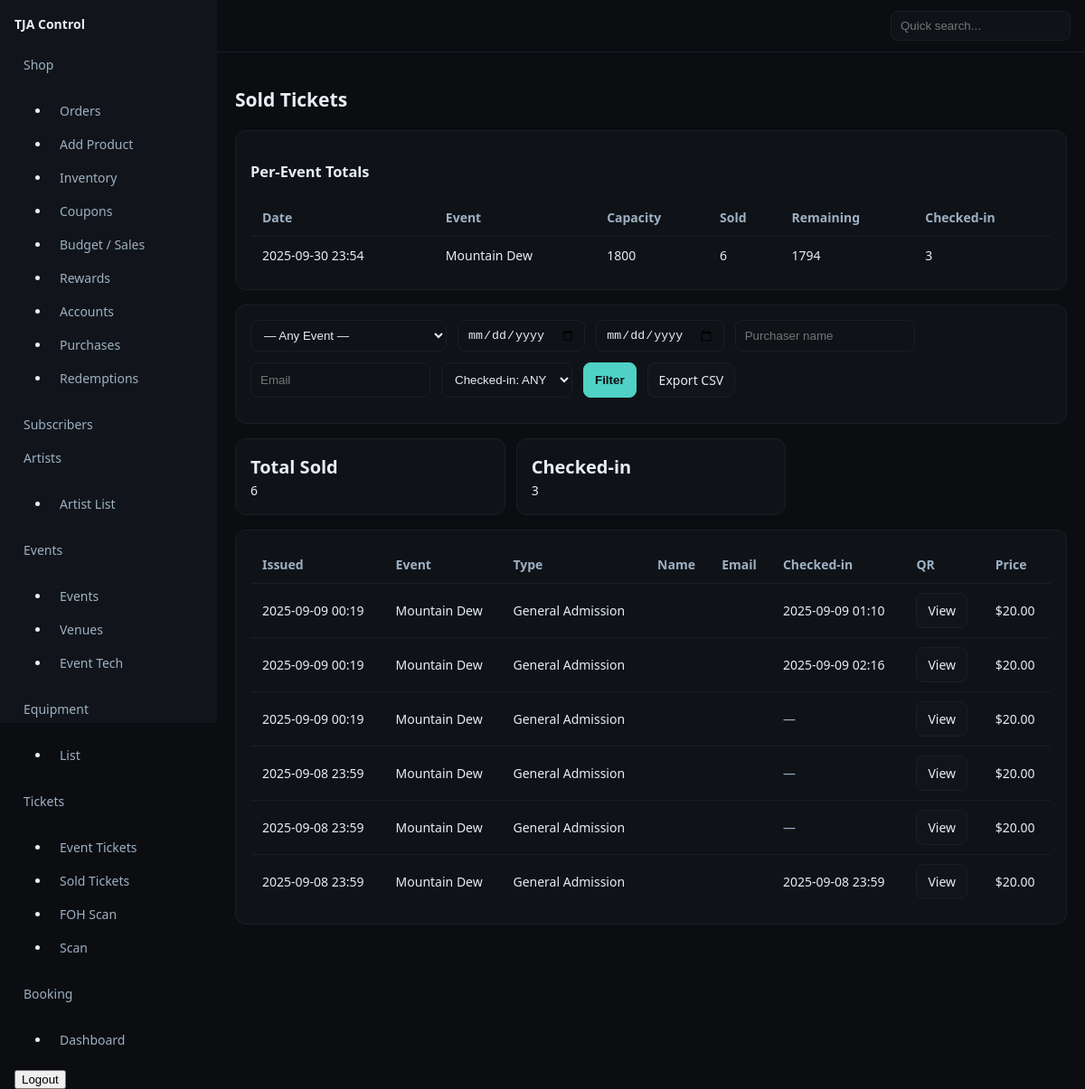
The page /control/tickets/sales/ (signed in) on the database as committed earlier.
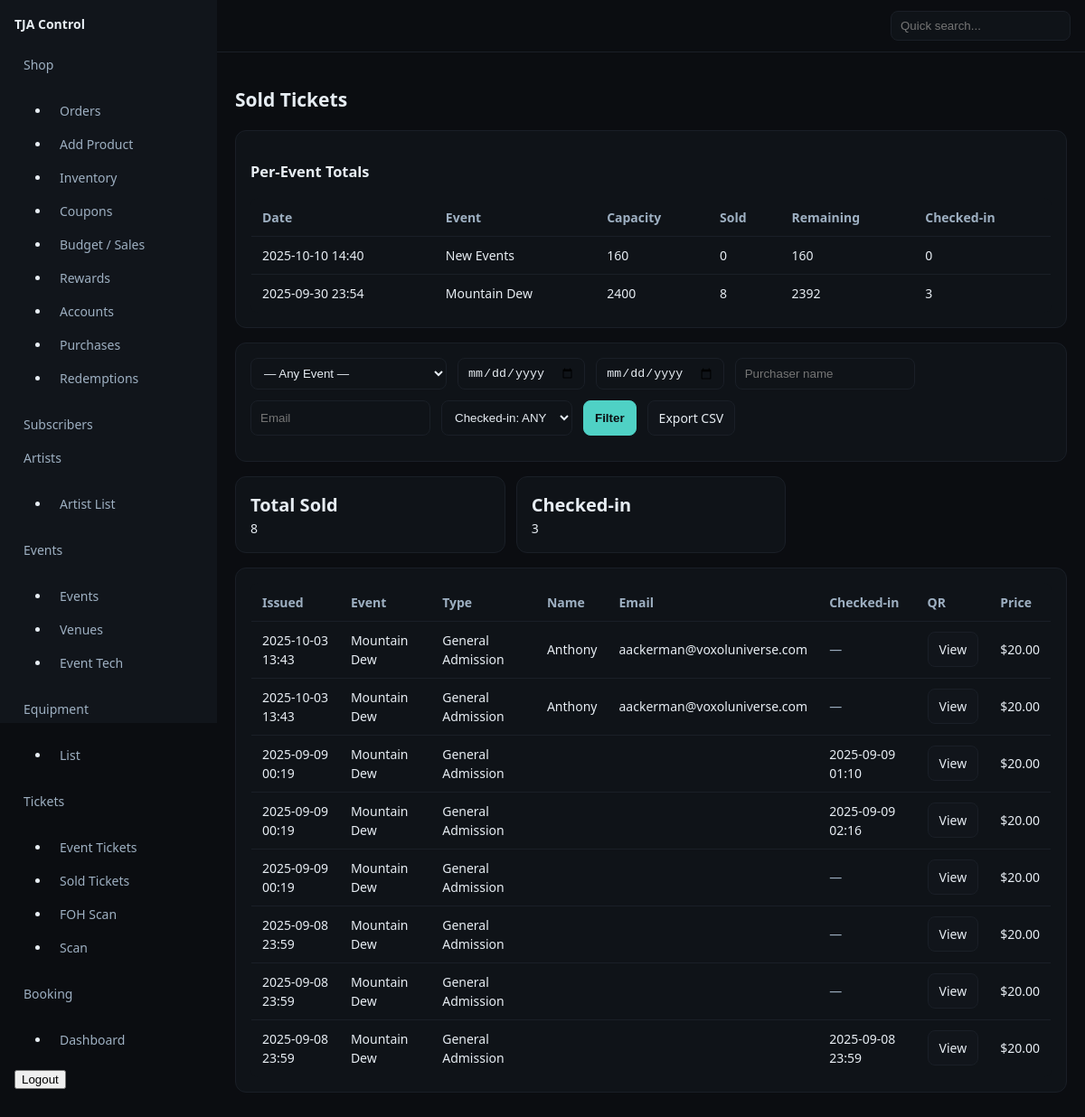
The same page on the database as committed later.
### events/models.py (models this page shows, shortened)
class Event(models.Model):
    name = models.CharField(max_length=200, blank=True)
    is_tour_stop = models.BooleanField(default=False)
    start = models.DateTimeField()
    end = models.DateTimeField(null=True, blank=True)
    venue = models.ForeignKey(Venue, null=True, blank=True, on_delete=models.SET_NULL)
    afterparty_info = models.TextField(blank=True)
    meet_greet_info = models.TextField(blank=True)
    cover_image = models.ImageField(upload_to="events/cover/", blank=True, null=True,
                                    help_text="Wide hero image for the Events page.")
    flyer       = models.ImageField(upload_to="events/flyer/", blank=True, null=True,
                                    help_text="Portrait flyer used on cards if no cover.")
    published = models.BooleanField(default=False)

### tickets/models.py (models this page shows, shortened)
class Ticket(models.Model):
    PAYMENT_CHOICES = [
        ("card", "Card/Stripe"),
        ("cash", "Cash"),
        ("comp", "Comp"),
    ]
    ticket_type = models.ForeignKey(TicketType, on_delete=models.PROTECT, related_name="tickets")
    purchaser_name = models.CharField(max_length=120, blank=True)
    purchaser_email = models.EmailField(blank=True)
    qr_token = models.UUIDField(default=uuid.uuid4, unique=True, editable=False, db_index=True)
    issued_at = models.DateTimeField(auto_now_add=True)
    checked_in_at = models.DateTimeField(null=True, blank=True)
    note = models.CharField(max_length=240, blank=True)
    sold_by_artist = models.ForeignKey("pages.Artist", null=True, blank=True,
                                       on_delete=models.SET_NULL, related_name="tickets_sold")
    sold_by_user = models.ForeignKey(settings.AUTH_USER_MODEL, null=True, blank=True,
                                     on_delete=models.SET_NULL, related_name="tickets_issued")
    payment_method = models.CharField(max_length=10, choices=PAYMENT_CHOICES, default="card")

class TicketType(models.Model):
    event = models.ForeignKey("events.Event", on_delete=models.CASCADE, related_name="ticket_types")
    name = models.CharField(max_length=120)            # e.g., GA, VIP, Early Bird
    price_cents = models.PositiveIntegerField()
    quantity = models.PositiveIntegerField()           # total available
    sales_start = models.DateTimeField(null=True, blank=True)
    sales_end = models.DateTimeField(null=True, blank=True)
    active = models.BooleanField(default=True)
    max_per_order = models.PositiveIntegerField(null=True, blank=True)  # optional cap per checkout

### tickets/views.py (the view)
# urls.py: path("sales/", views.tickets_sold, name="sales"),
@is_super
def tickets_sold(request):
    qs = (Ticket.objects
          .select_related("ticket_type", "ticket_type__event")
          .order_by("-issued_at"))
    event_id = request.GET.get("event") or ""
    date_from = request.GET.get("from") or ""
    date_to   = request.GET.get("to") or ""
    name_q    = request.GET.get("name") or ""
    email_q   = request.GET.get("email") or ""
    checked   = request.GET.get("checked") or ""  # "yes" | "no" | ""
    if event_id:
        qs = qs.filter(ticket_type__event_id=event_id)
    if date_from:
        qs = qs.filter(issued_at__date__gte=date_from)
    if date_to:
        qs = qs.filter(issued_at__date__lte=date_to)
    if name_q:
        qs = qs.filter(purchaser_name__icontains=name_q)
    if email_q:
        qs = qs.filter(purchaser_email__icontains=email_q)
    if checked == "yes":
        qs = qs.filter(checked_in_at__isnull=False)
    elif checked == "no":
        qs = qs.filter(checked_in_at__isnull=True)
    total = qs.count()
    checked_in = qs.filter(checked_in_at__isnull=False).count()
    ev_base = Event.objects.all()
    if event_id:
        ev_base = ev_base.filter(id=event_id)
    ev_qs = (ev_base
             .annotate(total_capacity=Sum("ticket_types__quantity"),
                       sold=Count("ticket_types__tickets"),
                       checked_in=Count("ticket_types__tickets",
                                        filter=Q(ticket_types__tickets__checked_in_at__isnull=False)))
             .order_by("-start"))
    events_summary = []
    for ev in ev_qs:
        cap = ev.total_capacity or 0
        sold = ev.sold or 0
        remaining = max(0, cap - sold)
        events_summary.append({
            "id": ev.id,
            "name": ev.name or "(unnamed)",
            "date": ev.start,
            "capacity": cap,
            "sold": sold,
            "remaining": remaining,
            "checked_in": ev.checked_in or 0,
        })
    events = Event.objects.order_by("-start")
    ctx = {
        "tickets": qs[:1000],
        "events": events,
        "q": {"event": event_id, "from": date_from, "to": date_to,
              "name": name_q, "email": email_q, "checked": checked},
        "summary": {"total": total, "checked_in": checked_in},
        "events_summary": events_summary,   # <-- add
    }
    return render(request, "tickets/sales.html", ctx)

### pages/templatetags/shop_extras.py (called while the page is built)
@register.filter
def money(cents):
    try:
        return f"${(int(cents)/100):.2f}"
    except Exception:
        return "$0.00"

### templates/tickets/sales.html (shortened to what this page needs)
{% extends 'controlpanel/dashboard.html' %}
{% load static shop_extras %}
{% block content %}
<h1>Sold Tickets</h1>
{% if events_summary %}
  <div class="card">
    <h3>Per-Event Totals</h3>
    <table class="table">
      <thead>
        <tr>
          <th>Date</th><th>Event</th><th>Capacity</th><th>Sold</th><th>Remaining</th><th>Checked-in</th>
        </tr>
      </thead>
      <tbody>
        {% for e in events_summary %}
          <tr>
            <td>{{ e.date|date:"Y-m-d H:i" }}</td>
            <td>{{ e.name }}</td>
            <td>{{ e.capacity }}</td>
            <td>{{ e.sold }}</td>
            <td>{{ e.remaining }}</td>
            <td>{{ e.checked_in }}</td>
          </tr>
        {% endfor %}
      </tbody>
    </table>
  </div>
{% endif %}
<form method="get" class="card">
  <div class="form-row">
    <select class="input" name="event">
      <option value="">— Any Event —</option>
    </select>
    <input class="input" type="date" name="from" value="{{ q.from }}">
    <input class="input" type="date" name="to" value="{{ q.to }}">
    <input class="input" name="name" placeholder="Purchaser name" value="{{ q.name }}">
    <input class="input" name="email" placeholder="Email" value="{{ q.email }}">
    <select class="input" name="checked">
      <option value="">Checked-in: ANY</option>
    </select>
    <button class="btn primary">Filter</button>
    <a class="btn" href="{% url 'control:tickets:sales_export' %}?event={{ q.event }}&from={{ q.from }}&to={{ q.to }}&name={{ q.name }}&email={{ q.email }}&checked={{ q.checked }}">Export CSV</a>
  </div>
</form>
<div class="kpi">
  <div class="card">
    <h2>Total Sold</h2>
    <div>{{ summary.total }}</div>
  </div>
  <div class="card">
    <h2>Checked-in</h2>
    <div>{{ summary.checked_in }}</div>
  </div>
</div>
<div class="card">
  <table class="table">
    <thead>
      <tr>
        <th>Issued</th><th>Event</th><th>Type</th>
        <th>Name</th><th>Email</th>
        <th>Checked-in</th><th>QR</th><th>Price</th>
      </tr>
    </thead>
    <tbody>
      {% for t in tickets %}
        <tr>
          <td>{{ t.issued_at|date:"Y-m-d H:i" }}</td>
          <td>{{ t.ticket_type.event.name }}</td>
          <td>{{ t.ticket_type.name }}</td>
          <td>{{ t.purchaser_name }}</td>
          <td>{{ t.purchaser_email }}</td>
          <td>{% if t.checked_in_at %}{{ t.checked_in_at|date:"Y-m-d H:i" }}{% else %}<span class="muted">—</span>{% endif %}</td>
          <td><a class="btn" href="{% url 'control:tickets:ticket_detail' t.qr_token %}">View</a></td>
          <td>{{ t.ticket_type.price_cents|money }}</td>
        </tr>
      {% empty %}
        <tr><td colspan="8" class="muted">No tickets match.</td></tr>
      {% endfor %}
    </tbody>
  </table>
</div>
{% endblock %}

Rows that differ between the two databases and show on the page:
added Event: date "2025-10-10 14:40", name "New Events"
added Ticket: issued_at "2025-10-03 13:43", ticket_type.event.name "Mountain Dew", ticket_type.name "General Admission", purchaser_name "Anthony", purchaser_email "aackerman@voxoluniverse.com", ticket_type.price_cents "$20.00"
added Ticket: issued_at "2025-10-03 13:43", ticket_type.event.name "Mountain Dew", ticket_type.name "General Admission", purchaser_name "Anthony", purchaser_email "aackerman@voxoluniverse.com", ticket_type.price_cents "$20.00"
Other text that changed with them:
{{ summary.total }}: "6" → "8"
new list line: "160 0 160 0"
new list line: "2025-09-30 23:54 Mountain Dew"
new list line: "2400 8 2392 3"
list line gone: "2025-09-30 23:54 Mountain Dew"
list line gone: "1800 6 1794 3"
